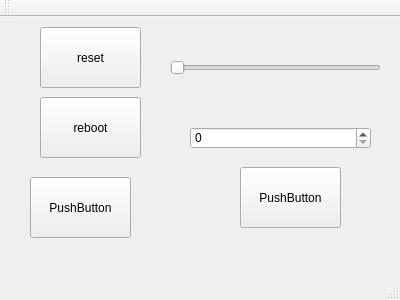
<?xml version="1.0" encoding="UTF-8"?>
<ui version="4.0">
 <class>MainWindow</class>
 <widget class="QMainWindow" name="MainWindow">
  <property name="geometry">
   <rect>
    <x>0</x>
    <y>0</y>
    <width>400</width>
    <height>300</height>
   </rect>
  </property>
  <property name="windowTitle">
   <string>MainWindow</string>
  </property>
  <widget class="QWidget" name="centralWidget">
   <widget class="QPushButton" name="pushButton">
    <property name="geometry">
     <rect>
      <x>30</x>
      <y>160</y>
      <width>101</width>
      <height>61</height>
     </rect>
    </property>
    <property name="text">
     <string>PushButton</string>
    </property>
   </widget>
   <widget class="QPushButton" name="pushButton_2">
    <property name="geometry">
     <rect>
      <x>40</x>
      <y>10</y>
      <width>101</width>
      <height>61</height>
     </rect>
    </property>
    <property name="text">
     <string>reset</string>
    </property>
   </widget>
   <widget class="QPushButton" name="pushReboot">
    <property name="geometry">
     <rect>
      <x>40</x>
      <y>80</y>
      <width>101</width>
      <height>61</height>
     </rect>
    </property>
    <property name="text">
     <string>reboot</string>
    </property>
   </widget>
   <widget class="QPushButton" name="pushButton_3">
    <property name="geometry">
     <rect>
      <x>240</x>
      <y>150</y>
      <width>101</width>
      <height>61</height>
     </rect>
    </property>
    <property name="text">
     <string>PushButton</string>
    </property>
   </widget>
   <widget class="QSpinBox" name="numspinbox">
    <property name="geometry">
     <rect>
      <x>190</x>
      <y>110</y>
      <width>181</width>
      <height>22</height>
     </rect>
    </property>
    <property name="maximum">
     <number>255</number>
    </property>
   </widget>
   <widget class="QSlider" name="horizontalSlider">
    <property name="geometry">
     <rect>
      <x>170</x>
      <y>40</y>
      <width>211</width>
      <height>22</height>
     </rect>
    </property>
    <property name="maximum">
     <number>4095</number>
    </property>
    <property name="orientation">
     <enum>Qt::Horizontal</enum>
    </property>
   </widget>
  </widget>
  <widget class="QMenuBar" name="menuBar">
   <property name="geometry">
    <rect>
     <x>0</x>
     <y>0</y>
     <width>400</width>
     <height>21</height>
    </rect>
   </property>
  </widget>
  <widget class="QToolBar" name="mainToolBar">
   <attribute name="toolBarArea">
    <enum>TopToolBarArea</enum>
   </attribute>
   <attribute name="toolBarBreak">
    <bool>false</bool>
   </attribute>
  </widget>
  <widget class="QStatusBar" name="statusBar"/>
 </widget>
 <layoutdefault spacing="6" margin="11"/>
 <resources/>
 <connections/>
</ui>
